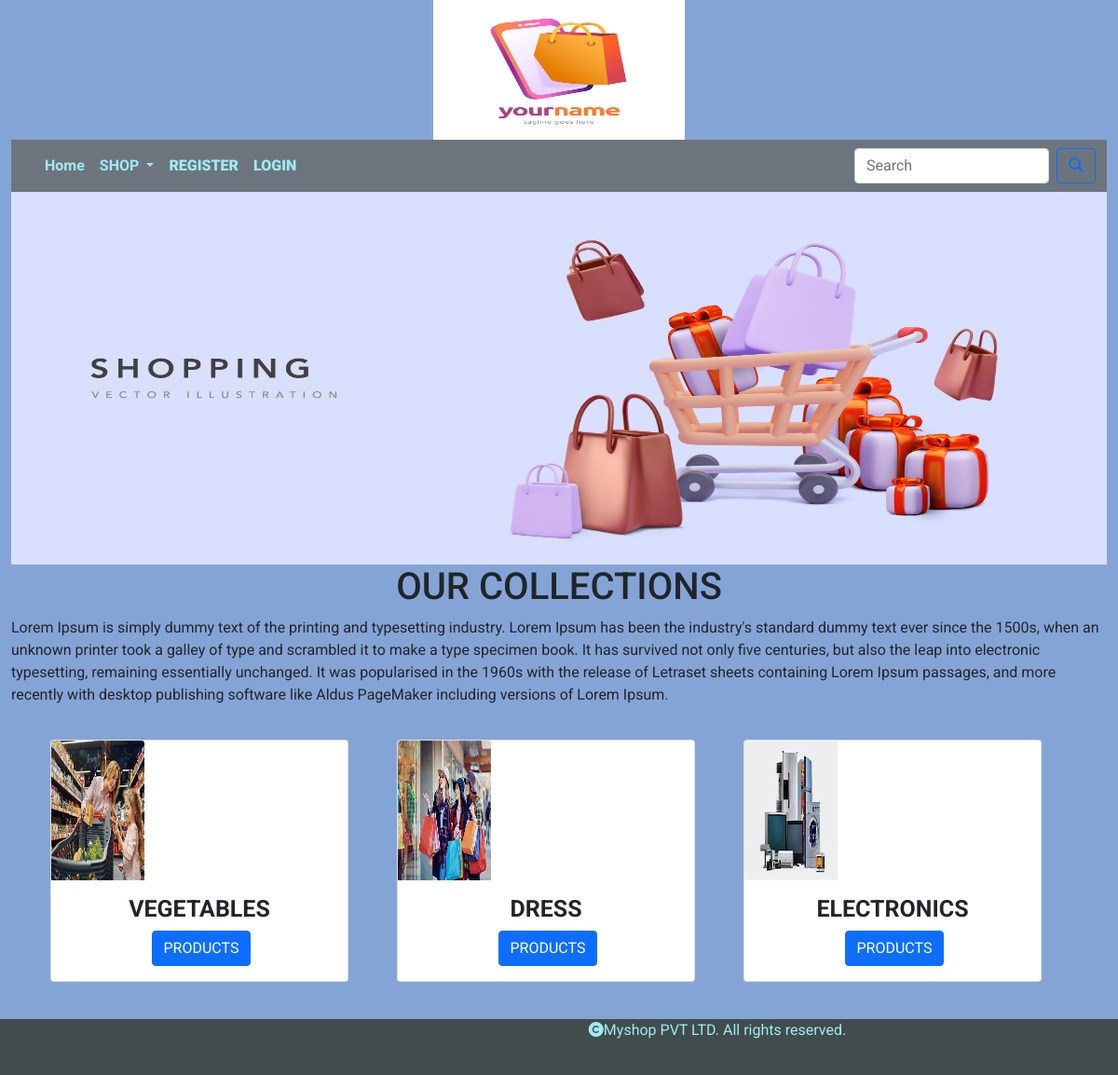
The page / on the database its author committed.
### SHOP/models.py (models this page shows, shortened)
class Category(models.Model):
    name=models.CharField(max_length=250,unique=True)
    slug=models.SlugField(max_length=250,unique=True)
    description=models.TextField(blank=True)
    image=models.ImageField(upload_to='SHOP/Category',null=True,blank=True)

### SHOP/views.py (the view)
# urls.py: path('',views.allProdCat,name="allProdCat"),
def allProdCat(request):
    c=Category.objects.all()
    return render(request,'Category.html',{'c':c})

### CART/context_processors.py (called while the page is built, shortened)
def counter(request):
    item_count=0
    return {'item_count':item_count}

### SHOP/context_processors.py (called while the page is built)
def menu_links(request):
    links = Category.objects.all()
    return {'links': links}

### Templates/Category.html
{% extends 'Base.html'  %}
{% load static %}
{% block content %}
<div class="container-fluid">
    <img src="{% static 'IMAGES/BANNER.jpg' %}" height="400px" width="100%">
</div>
<div class="container-fluid">
<h1 class="text-center"> OUR COLLECTIONS </h1>
<p class="text-justify text-padding">Lorem Ipsum is simply dummy text of the printing and typesetting industry. Lorem Ipsum has been the industry's standard dummy text ever since the 1500s, when an unknown printer took a galley of type and scrambled it to make a type specimen book. It has survived not only five centuries, but also the leap into electronic typesetting, remaining essentially unchanged. It was popularised in the 1960s with the release of Letraset sheets containing Lorem Ipsum passages, and more recently with desktop publishing software like Aldus PageMaker including versions of Lorem Ipsum.</p>
</div>
<div class="container" style="margin-bottom:100px;">
  <div class="row mx-auto">
      {% for i in c %}
    <div class="col-sm-4">
<div class="card" style="width: 20rem;">
  <img src="{{i.image.url}}" style="height:150px;width:100px;" class="card-img-top" alt="...">
  <div class="card-body">
    <h5 class="card-title title-heading">{{i.name}}</h5>
    <a href="{% url 'SHOP:allproducts' i.slug %}" class="btn btn-primary link">PRODUCTS</a>
  </div>
</div>
    </div>
        {% endfor %}
 </div>
</div>
{% endblock %}

### static/CSS/custom.css (style rules this page uses)
body { font-family: 'Roboto', sans-serif; background-color:#85a4d6; }
.text-padding { padding-bottom:20px }
h5 { font-weight:bold; font-size:25px; text-align:center; }
.link { position:relative; left:32%; }

### rows shown on the page
Category: image (picture), name "VEGETABLES"
Category: image (picture), name "DRESS"
Category: image (picture), name "ELECTRONICS"
